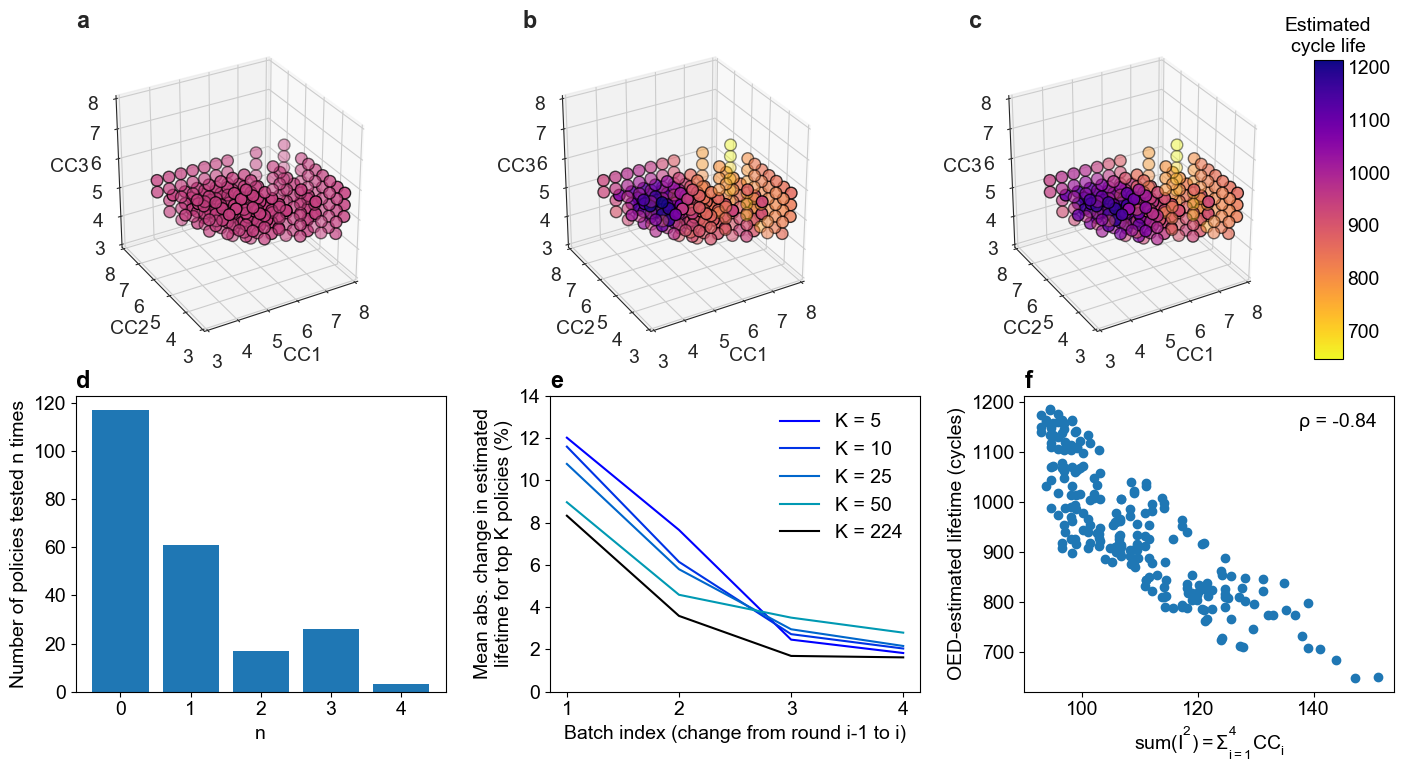

Here is the Python script that generated this plot:
#!/usr/bin/env python3
# -*- coding: utf-8 -*-
"""
Created on Sun Oct 14 14:02:51 2018

@author: peter

For manual axis sizing: See lines:
    - ax = fig.add_axes([0.27+0.3*(k-1),0.55,0.4,0.4],projection='3d')
    - 
"""

import numpy as np
import matplotlib.pyplot as plt
from matplotlib import rcParams

import matplotlib
import matplotlib.cm as cm
from mpl_toolkits.mplot3d import Axes3D
from mpl_toolkits.axes_grid1 import make_axes_locatable
import seaborn as sns

import glob
import pickle
from scipy.stats import pearsonr, linregress

fig, axes = plt.subplots(2,3,figsize=(16,12))
axes[0,0].set_axis_off()
axes[0,1].set_axis_off()
axes[0,2].set_axis_off()
ax4 = plt.subplot(234)
ax5 = plt.subplot(235)
ax6 = plt.subplot(236)
ax4.set_title('d', loc='left', weight='bold')
ax5.set_title('e', loc='left', weight='bold')
ax6.set_title('f', loc='left', weight='bold')

FS = 14
LW = 3

rcParams['pdf.fonttype'] = 42
rcParams['ps.fonttype'] = 42
rcParams['font.size'] = FS
rcParams['axes.labelsize'] = FS
rcParams['xtick.labelsize'] = FS
rcParams['ytick.labelsize'] = FS
rcParams['font.sans-serif'] = ['Arial']


########## 3a-c ##########
##############################################################################
# PLOTTING PARAMETERS
batches_to_plot = [0,2,4]
labels = ['a','b','c']

colormap = 'plasma_r'
el, az = 30, 240
point_size = 70
seed = 0
##############################################################################

# IMPORT RESULTS
# Get folder path containing pickle files
file_list = sorted(glob.glob('./bounds/[0-9]_bounds.pkl'))
data = []
min_lifetime = 10000
max_lifetime = -1
for file in file_list:
    with open(file, 'rb') as infile:
        param_space, ub, lb, mean = pickle.load(infile)
        data.append(mean)
        min_lifetime = min(np.min(mean),min_lifetime)
        max_lifetime = max(np.max(mean),max_lifetime)

## MAKE SUBPLOTS
for k, batch_idx in enumerate(batches_to_plot):
    with sns.axes_style('white'):
        ax = fig.add_axes([0.28+0.31*(k-1),0.55,0.4,0.4],projection='3d')
        #ax = plt.subplot(2, len(batches_to_plot), k+1, projection='3d')
    ax.set_aspect('equal')
    
    ## PLOT POLICIES
    CC1 = param_space[:,0]
    CC2 = param_space[:,1]
    CC3 = param_space[:,2]
    lifetime = data[batch_idx][:]
    with plt.style.context(('classic')):
        plt.set_cmap(colormap)
        ax.scatter(CC1,CC2,CC3, s=point_size, c=lifetime.ravel(),
               vmin=min_lifetime, vmax=max_lifetime)
    
    ax.set_xlabel('CC1',fontsize=FS), ax.set_xlim([3, 8])
    ax.set_ylabel('CC2',fontsize=FS), ax.set_ylim([3, 8])
    ax.set_zlabel('CC3',fontsize=FS), ax.set_zlim([3, 8])
    #ax.set_title('Before batch '+str(batch_idx))
    ax.set_title(labels[k], loc='left', weight='bold')
    
    ax.view_init(elev=el, azim=az)

# ADD COLORBAR
cbar_ax = fig.add_axes([0.92, 0.54, 0.02, 0.38]) # [left, bottom, width, height]
norm = matplotlib.colors.Normalize(min_lifetime, max_lifetime)
m = plt.cm.ScalarMappable(norm=norm, cmap=colormap)
m.set_array([])

cbar = plt.colorbar(m, cax=cbar_ax)
cbar.ax.tick_params(labelsize=FS,length=0)
cbar.ax.set_title('Estimated\ncycle life',fontsize=FS)

########## 3d ##########
num_batches=5 # 4 batches, plus one

data = []
file_list = sorted(glob.glob('./pred/[0-9].csv'))
for k,file_path in enumerate(file_list):
    data.append(np.genfromtxt(file_path, delimiter=','))

policies = np.genfromtxt('policies_all.csv', delimiter=',')

isTested = np.zeros(len(policies))

for k, pol in enumerate(policies):
    for batch in data:
        for row in batch:
            if (pol==row[0:4]).all():
                isTested[k] += 1

pol_reps = np.zeros(num_batches)

for k in np.arange(num_batches):
    pol_reps[k] = sum(isTested==k)
    
ax4.bar(np.arange(num_batches),pol_reps,tick_label = ['0','1','2','3','4'],align='center')
ax4.set_xlabel('n',fontsize=FS)
ax4.set_ylabel('Number of policies tested n times',fontsize=FS)

########## 3e ##########
# IMPORT RESULTS
# Get pickle files of bounds
file_list = sorted(glob.glob('./bounds/[0-9]_bounds.pkl'))
data = []
for file in file_list:
    with open(file, 'rb') as infile:
        param_space, ub, lb, mean = pickle.load(infile)
        data.append(mean)

## Find number of batches and policies
n_batches  = len(data)
n_policies = len(param_space)

change = np.zeros((n_policies, n_batches-1))
for k, batch in enumerate(data[:-1]):
    change[:,k] = data[k+1] - data[k]

mean_change = np.mean(np.abs(change),axis=0)

## find mean change as a percent
per_change = np.zeros((n_policies, n_batches-1))
for k, batch in enumerate(data[:-1]):
    per_change[:,k] = 100*(data[k+1] - data[k])/data[k+1]

mean_per_change = np.mean(np.abs(per_change),axis=0)

## find mean change for top K policies
top_K_pols_list = [5,10,25,50,224]
mean_change_topk = np.zeros((len(top_K_pols_list),n_batches-1))
mean_per_change_topk = np.zeros((len(top_K_pols_list),n_batches-1))

for k, n in enumerate(top_K_pols_list):
    top_pol_idx = np.argsort(-mean)[0:n]
    mean_change_topk[k,:] = np.mean(np.abs(change[top_pol_idx]),axis=0)
    mean_per_change_topk[k,:] = np.mean(np.abs(per_change[top_pol_idx]),axis=0)

## plot
batches = np.arange(n_batches-1)+1

cm = plt.get_cmap('winter')

legend = ['K = ' + str(k) for k in top_K_pols_list]

ax5.set_color_cycle([cm(1.*i/len(top_K_pols_list)) for i in range(len(top_K_pols_list))])
for i in range(len(top_K_pols_list)-1):
    ax5.plot(batches,mean_per_change_topk[i])
ax5.plot(batches,mean_per_change_topk[i+1],'k')
ax5.set_xlabel('Batch index (change from round n-1 to n)')
ax5.set_ylabel('Mean abs. change in estimated\nlifetime for top K policies (%)')
ax5.set_ylim((0,14))
ax5.set_xticks(np.arange(1, 5, step=1))
ax5.legend(legend,frameon=False)

########## 3f ##########
# IMPORT RESULTS
# Get folder path containing text files
file = glob.glob('./bounds/4_bounds.pkl')[0]
with open(file, 'rb') as infile:
    policies_temp, ub, lb, mean = pickle.load(infile)

# add cc4 to policies
policies = []
for k, pol in enumerate(policies_temp):
    cc4 = 0.2/(1/6 - (0.2/pol[0] + 0.2/pol[1] + 0.2/pol[2])) # analytical expression for cc4
    policies.append([pol[0],pol[1],pol[2],cc4])
    
policies = np.asarray(policies) # cast to numpy array

## MODELS
slope, intercept, r_value, p_value, std_err = linregress(np.log(np.sum(policies,axis=1)),np.log(mean))
values = np.sum(policies**2,axis=1)
    
xlabel_mod = r'$\mathdefault{sum(I^2)=\Sigma_{i=1}^{4}CC_i}$'
leglabel = 'ρ = {:.2}'.format(pearsonr(values,mean)[0])

ax6.plot(values,mean,'o',label=leglabel)
ax6.set_xlabel(xlabel_mod,fontsize=FS)
ax6.set_ylabel('OED-estimated lifetime (cycles)',fontsize=FS)
ax6.legend(loc='best',markerscale=0,frameon=False)


plt.tight_layout()
plt.savefig('fig3.png',bbox_inches='tight')
plt.savefig('fig3.pdf',bbox_inches='tight',format='pdf')